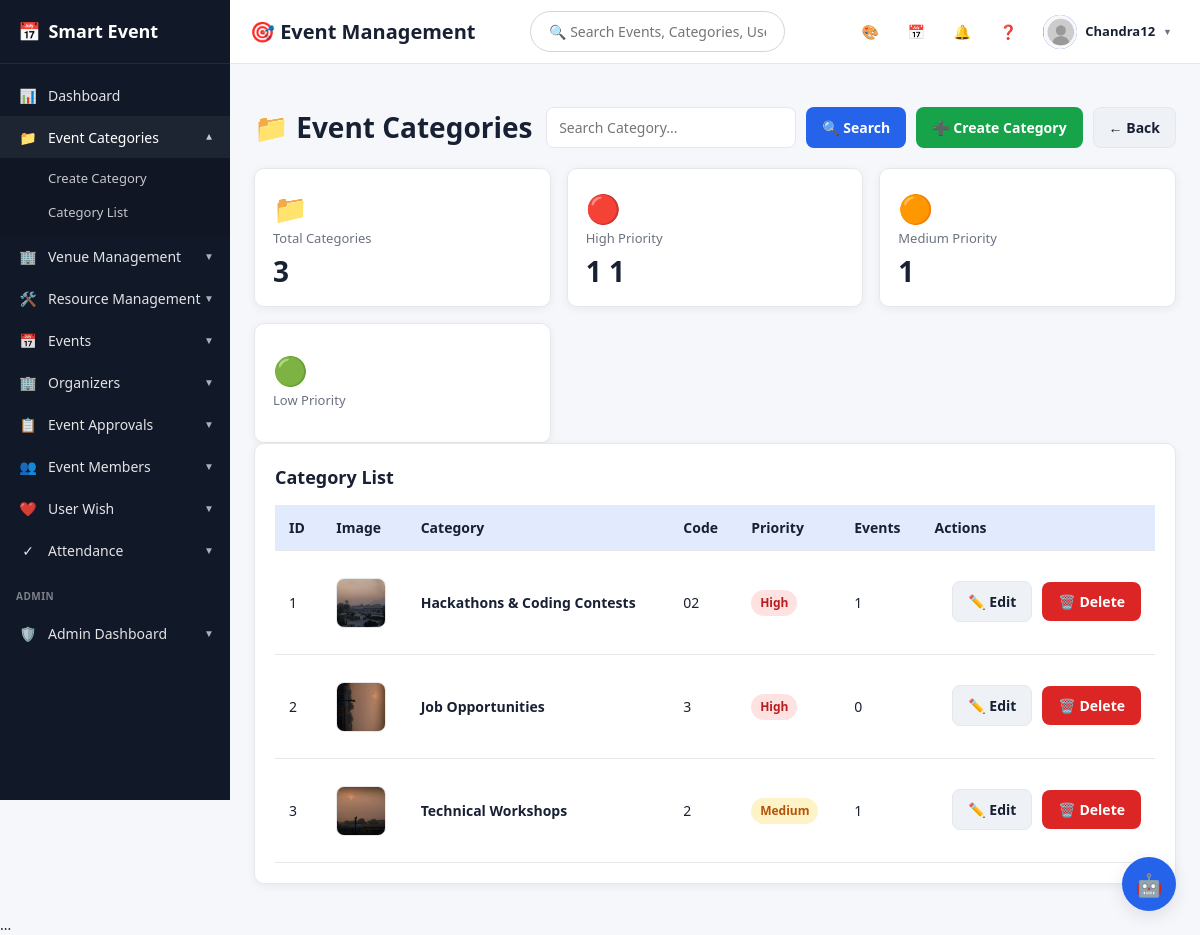
/categories/ (signed in), run on an earlier commit of the app's database.
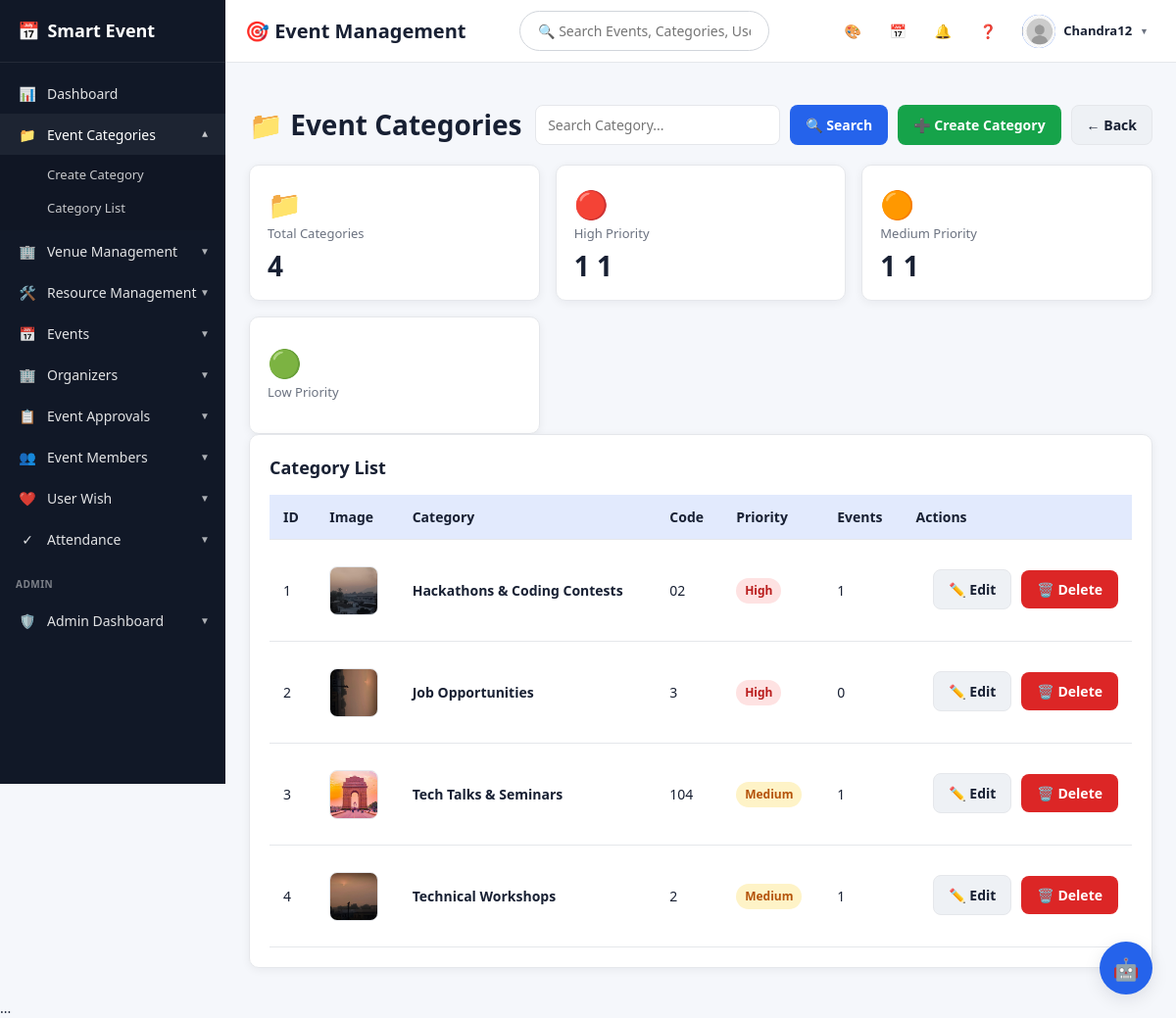
And on a later commit of the database.
### events/models.py (models this page shows, shortened)
class EventCategory(models.Model):
    PRIORITY_CHOICES = [
        ('High', 'High'),
        ('Medium', 'Medium'),
        ('Low', 'Low'),
    ]
    name = models.CharField(
        max_length=100,
        unique=True
    )
    category_code = models.CharField(
        max_length=20,
        unique=True,
        null=True,
        blank=True
    )
    priority = models.CharField(
        max_length=20,
        choices=PRIORITY_CHOICES,
        default='Medium'
    )
    description = models.TextField(
        blank=True
    )
    category_image = models.ImageField(
    upload_to='category_images/',
    blank=True,
    null=True
)

### events/views.py (the view)
@login_required
@user_passes_test(is_admin)
def category_list(request):
    categories = (
        EventCategory.objects
        .annotate(
            event_count=Count('events')
        )
        .order_by('name')
    )
    return render(
        request,
        'events/category_list.html',
        {
            'categories': categories
        }
    )

### events/views.py (called while the page is built)
def is_admin(user):
    return user.is_authenticated and user.is_staff

### templates/events/category_list.html (shortened to what the changed rows need)
{% extends 'base.html' %}
{% block content %}
<div class="actions" style="display:flex; align-items:center; justify-content:space-between;">
    <h1 style="margin:0;">
        📁 Event Categories
    </h1>
</div>
<div class="grid">
    <div class="stat">
        <div style="font-size:28px;">
            📁
        </div>
        <span>Total Categories</span>
        <b>
            {{ categories|length }}
        </b>
    </div>
    <div class="stat">
        <div style="font-size:28px;">
            🔴
        </div>
        <span>High Priority</span>
        <b>
            {% for category in categories %}
                {% if category.priority == 'High' %}
                    1
                {% endif %}
            {% empty %}
                0
            {% endfor %}
        </b>
    </div>
    <div class="stat">
        <div style="font-size:28px;">
            🟠
        </div>
        <span>Medium Priority</span>
        <b>
            {% for category in categories %}
                {% if category.priority == 'Medium' %}
                    1
                {% endif %}
            {% empty %}
                0
            {% endfor %}
        </b>
    </div>
</div>
<div class="card">
    <h2>
        Category List
    </h2>
    <table>
        <thead>
            <tr>
                <th>ID</th>
                <th>Image</th>
                <th>Category</th>
                <th>Code</th>
                <th>Priority</th>
                <th>Events</th>
                <th>Actions</th>
            </tr>
        </thead>
        <tbody>
        {% for category in categories %}
            <tr>
                <td>
                    {{ forloop.counter }}
                </td>
                <td>
                    {% if category.category_image %}
                        <img
                            src="{{ category.category_image.url }}"
                            width="50"
                            height="50"
                            alt="{{ category.name }}"
                            style="
                                object-fit:cover;
                                border-radius:8px;
                                border:1px solid #e5e7eb;
                            ">
                    {% endif %}
                </td>
                <td>
                    <strong>
                        {{ category.name }}
                    </strong>
                </td>
                <td>
                    {{ category.category_code|default:"-" }}
                </td>
                <td>
                    {% if category.priority == "High" %}
                        <span
                            class="badge"
                            style="
                                background:#fee2e2;
                                color:#b91c1c;
                            ">
                            {{ category.priority }}
                        </span>
                    {% elif category.priority == "Medium" %}
                        <span
                            class="badge"
                            style="
                                background:#fef3c7;
                                color:#b45309;
                            ">
                            {{ category.priority }}
                        </span>
                    {% endif %}
                </td>
                <td>
                    {{ category.event_count }}
                </td>
                <td>
                    <div class="actions">
                        <a
                            href="{% url 'category_edit' category.pk %}"
                            class="btn secondary">
                            ✏️ Edit
                        </a>
                        <form
                            method="post"
                            action="{% url 'category_delete' category.pk %}"
                            class="inline">
                            <button
                                type="submit"
                                class="btn danger">
                                🗑️ Delete
                            </button>
                        </form>
                    </div>
                </td>
            </tr>
        {% endfor %}
        </tbody>
    </table>
</div>
{% endblock %}

What changed in the data, as far as the page shows it:
added EventCategory: shows "1", category_image (picture), name "Tech Talks & Seminars", category_code "104", priority "Medium", event_count "1"
Also different on the page:
{{ categories|length }}: "3" → "4"
